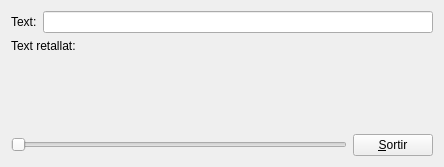
<?xml version="1.0" encoding="UTF-8"?>
<ui version="4.0">
 <class>ex3</class>
 <widget class="QMainWindow" name="ex3">
  <property name="geometry">
   <rect>
    <x>0</x>
    <y>0</y>
    <width>444</width>
    <height>167</height>
   </rect>
  </property>
  <property name="windowTitle">
   <string>ex3</string>
  </property>
  <widget class="QWidget" name="centralWidget">
   <layout class="QVBoxLayout" name="verticalLayout">
    <item>
     <layout class="QHBoxLayout" name="horizontalLayout">
      <item>
       <widget class="QLabel" name="label">
        <property name="text">
         <string>Text:</string>
        </property>
       </widget>
      </item>
      <item>
       <widget class="QLineEdit" name="lineEdit"/>
      </item>
     </layout>
    </item>
    <item>
     <layout class="QHBoxLayout" name="horizontalLayout_2">
      <item>
       <widget class="QLabel" name="label_2">
        <property name="text">
         <string>Text retallat:</string>
        </property>
       </widget>
      </item>
      <item>
       <widget class="MyLabel" name="label_3">
        <property name="text">
         <string/>
        </property>
       </widget>
      </item>
     </layout>
    </item>
    <item>
     <spacer name="verticalSpacer">
      <property name="orientation">
       <enum>Qt::Vertical</enum>
      </property>
      <property name="sizeHint" stdset="0">
       <size>
        <width>20</width>
        <height>35</height>
       </size>
      </property>
     </spacer>
    </item>
    <item>
     <layout class="QHBoxLayout" name="horizontalLayout_3">
      <item>
       <widget class="QSlider" name="horizontalSlider">
        <property name="maximum">
         <number>50</number>
        </property>
        <property name="orientation">
         <enum>Qt::Horizontal</enum>
        </property>
       </widget>
      </item>
      <item>
       <widget class="QPushButton" name="pushButton">
        <property name="text">
         <string>&amp;Sortir</string>
        </property>
       </widget>
      </item>
     </layout>
    </item>
   </layout>
  </widget>
 </widget>
 <layoutdefault spacing="6" margin="11"/>
 <customwidgets>
  <customwidget>
   <class>MyLabel</class>
   <extends>QLabel</extends>
   <header>MyLabel.h</header>
   <slots>
    <slot>truncar(int)</slot>
    <slot>setTextTrunc(QString)</slot>
   </slots>
  </customwidget>
 </customwidgets>
 <resources/>
 <connections>
  <connection>
   <sender>pushButton</sender>
   <signal>clicked()</signal>
   <receiver>ex3</receiver>
   <slot>close()</slot>
   <hints>
    <hint type="sourcelabel">
     <x>413</x>
     <y>143</y>
    </hint>
    <hint type="destinationlabel">
     <x>399</x>
     <y>161</y>
    </hint>
   </hints>
  </connection>
  <connection>
   <sender>horizontalSlider</sender>
   <signal>valueChanged(int)</signal>
   <receiver>label_3</receiver>
   <slot>truncar(int)</slot>
   <hints>
    <hint type="sourcelabel">
     <x>177</x>
     <y>138</y>
    </hint>
    <hint type="destinationlabel">
     <x>305</x>
     <y>56</y>
    </hint>
   </hints>
  </connection>
  <connection>
   <sender>lineEdit</sender>
   <signal>textEdited(QString)</signal>
   <receiver>label_3</receiver>
   <slot>setTextTrunc(QString)</slot>
   <hints>
    <hint type="sourcelabel">
     <x>236</x>
     <y>23</y>
    </hint>
    <hint type="destinationlabel">
     <x>354</x>
     <y>53</y>
    </hint>
   </hints>
  </connection>
 </connections>
</ui>
